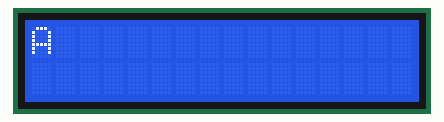
This sketch was run on a simulated Arduino Uno, built with avr-gcc and run on an emulated ATmega328P. Parts: 16×2 character LCD.

Above: at 2.1 s.
At 6.1 s:
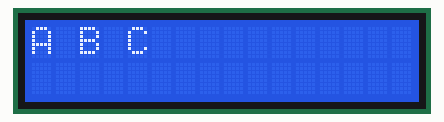
At 10.1 s:
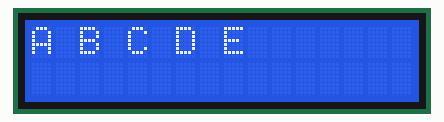
At 20.1 s:
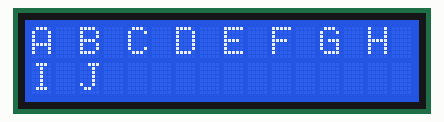
At 28.1 s:
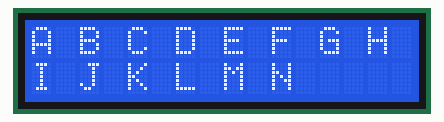
At 38.1 s:
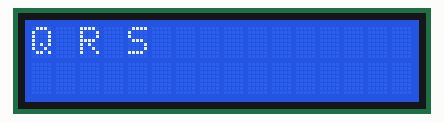

Measured:
- what the display in image 0 shows lasts 2.0 s, from 2.1 s to 4.1 s

The sketch:

msg12.ino
```cpp
#include <LiquidCrystal.h>

// initialize the library with the numbers of the interface pins
LiquidCrystal lcd(12, 11, 5, 4, 3, 2);
int i,msg[10]={012};
void setup() {
  // put your setup code here, to run once:
lcd.begin(16, 2);
  // Print a message to the lcd.
  lcd.print("Alphabets");
  delay(2000);
  lcd.clear();
}
void loop() {
  // put your main code here, to run repeatedly:
  lcd.print("A ");
  delay(2000);
  lcd.print("B ");
  delay(2000);
  lcd.print("C ");
 delay(2000);
  lcd.print("D ");
 delay(2000);
  lcd.print("E ");
 delay(2000);
  lcd.print("F ");
 delay(2000);
  lcd.print("G ");
 delay(2000);
  lcd.print("H ");
 delay(2000);
 lcd.setCursor(0,1);
  lcd.print("I ");
 delay(2000);
  lcd.print("J ");
  delay(2000);
  lcd.print("K ");
 delay(2000);
  lcd.print("L ");
 delay(2000);
  lcd.print("M ");
 delay(2000);
  lcd.print("N ");
 delay(2000);
  lcd.print("O ");
 delay(2000);
  lcd.print("P ");
 delay(2000);
 lcd.clear();
 lcd.setCursor(0,0);
  lcd.print("Q ");
 delay(2000);
  lcd.print("R ");
 delay(2000);
  lcd.print("S ");
 delay(2000);
  lcd.print("T ");
 delay(2000);
  lcd.print("U ");
 delay(2000);
  lcd.print("V ");
 delay(2000);
  lcd.print("W ");
 delay(2000);
  lcd.print("X ");
  delay(2000);
  lcd.setCursor(0,1);
  lcd.print("Y ");
 delay(2000);
  lcd.print("z ");
delay(2000);
 lcd.clear();

}
```
